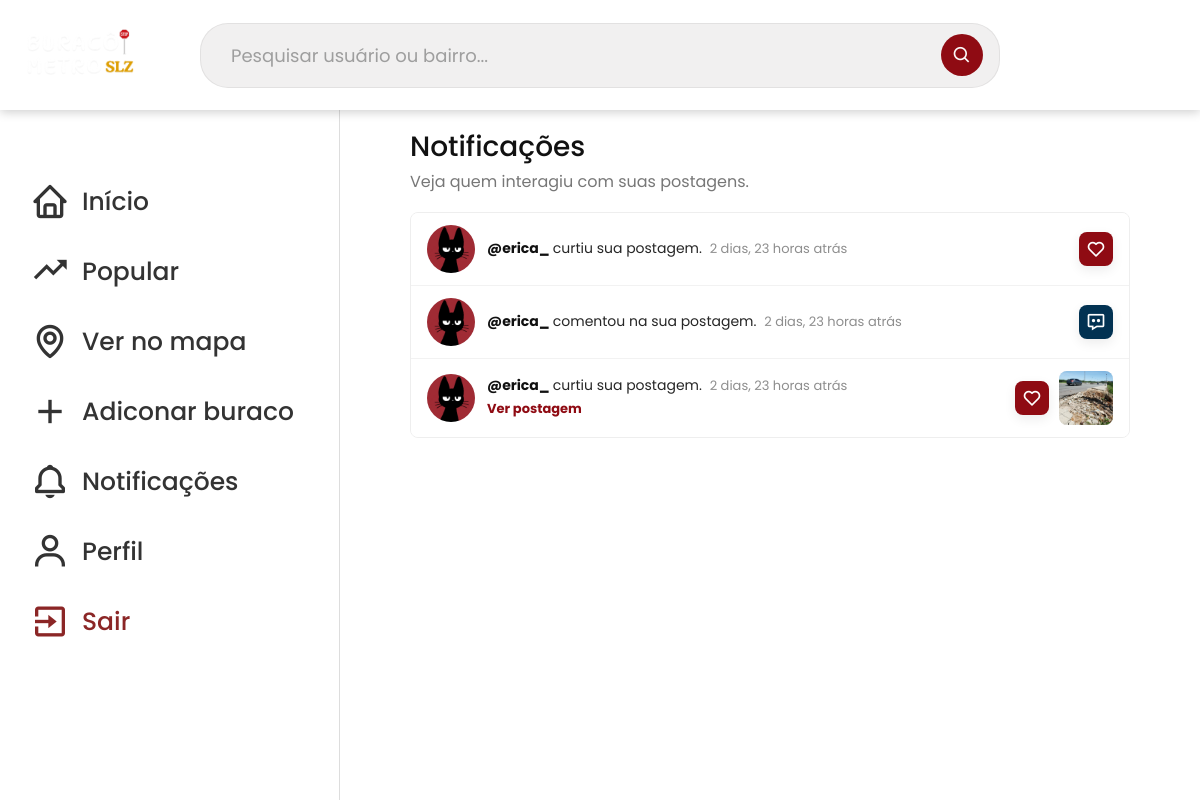
The app's page /principal/notificacoes/ (signed in), older data.
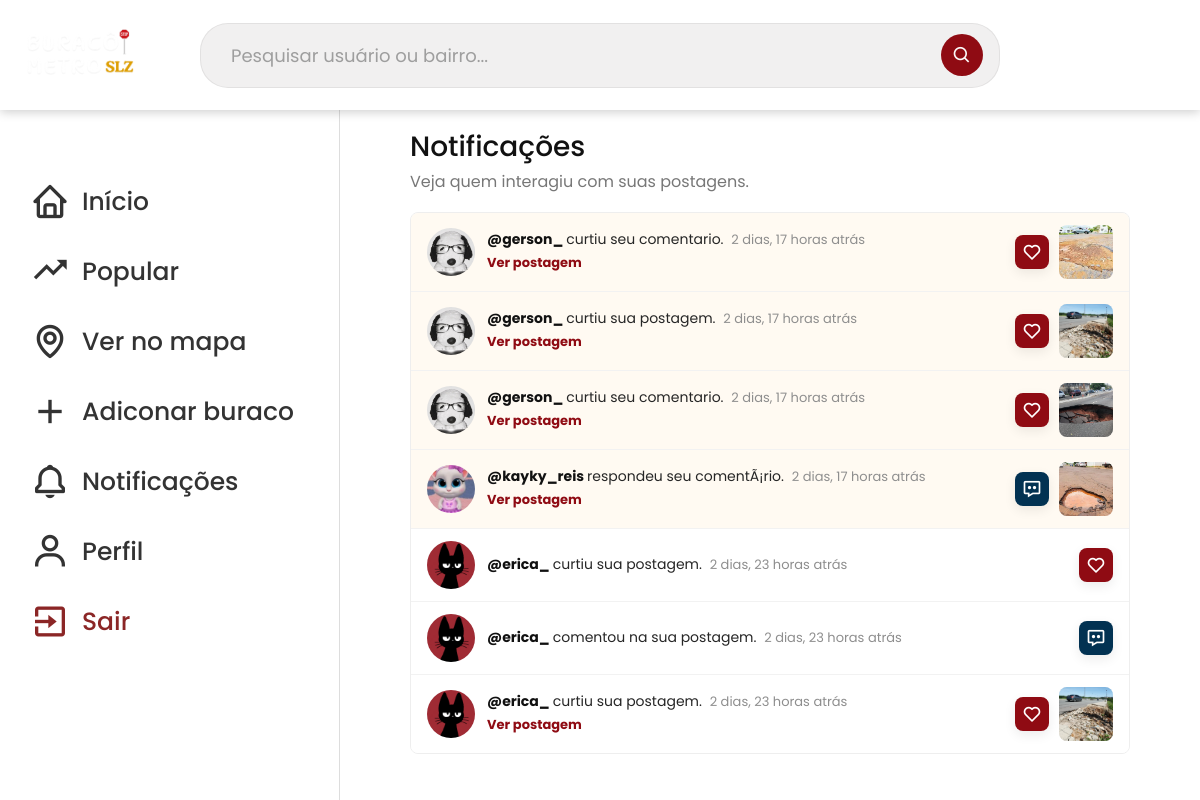
The same page, newer data.
### principal/models.py (models this page shows, shortened)
class Notificacao(models.Model):
    TIPO_CHOICES = [
        ("like", "Curtida"),
        ("like_comentario", "Curtida em comentario"),
        ("comentario", "Comentario"),
        ("resposta_comentario", "Resposta em comentario"),
        ("remocao", "Remocao"),
    ]
    destinatario = models.ForeignKey(
        settings.AUTH_USER_MODEL,
        on_delete=models.CASCADE,
        related_name="notificacoes_recebidas"
    )
    ator = models.ForeignKey(
        settings.AUTH_USER_MODEL,
        on_delete=models.CASCADE,
        related_name="notificacoes_enviadas",
        null=True,
        blank=True
    )
    buraco = models.ForeignKey(
        "buracos.Buraco",
        on_delete=models.SET_NULL,
        related_name="notificacoes",
        null=True,
        blank=True
    )
    comentario = models.ForeignKey(
        "buracos.Comentario",
        on_delete=models.CASCADE,
        related_name="notificacoes",
        null=True,
        blank=True
    )
    tipo = models.CharField(max_length=20, choices=TIPO_CHOICES)
    mensagem = models.CharField(max_length=255)
    lida = models.BooleanField(default=False)
    created_at = models.DateTimeField(auto_now_add=True)
    class Meta:
        ordering = ["-created_at"]

### usuarios/models.py (models this page shows, shortened)
class CustomUser(AbstractUser):
    date_of_birth = models.DateField(null=True, blank=True)
    name = models.CharField(max_length=255, null=True, blank=True)
    foto = models.ImageField(upload_to='perfis/', null=True, blank=True)
    postagens_removidas_por_reporte = models.PositiveIntegerField(default=0)
    objects = UserManager()
    @property
    def verificado(self):
        if self.is_staff or self.is_superuser or self.postagens_removidas_por_reporte > 0:
            return False
        from buracos.models import Buraco
        buracos = Buraco.objects.filter(usuario=self)
        return (
            buracos.count() >= 5
            and buracos.filter(status=Buraco.STATUS_ARRUMADO).exists()
        )

### buracos/models.py (models this page shows, shortened)
class Buraco(models.Model):
    STATUS_NAO_ARRUMADO = "nao_arrumado"
    STATUS_EM_OBRA = "em_obra"
    STATUS_ARRUMADO = "arrumado"
    STATUS_CHOICES = [
        (STATUS_NAO_ARRUMADO, "Ainda nao foi arrumado"),
        (STATUS_EM_OBRA, "Em obra"),
        (STATUS_ARRUMADO, "Ja arrumado"),
    ]
    titulo = models.CharField(max_length=255)
    descricao = models.TextField()
    local = models.CharField(max_length=255)
    endereco = models.CharField(max_length=255)
    url_imagem = models.URLField(blank=True, null=True)
    imagem = models.ImageField(upload_to='buracos/', null=True, blank=True)
    tamanho = models.SmallIntegerField(default=1)
    status = models.CharField(
        max_length=20,
        choices=STATUS_CHOICES,
        default=STATUS_NAO_ARRUMADO
    )
    data_atual = models.DateTimeField(auto_now_add=True)
    created_at = models.DateTimeField(auto_now_add=True)  # Data e hora de criação (preenchido automaticamente)
    updated_at = models.DateTimeField(auto_now=True)  # Data e hora de última atualização (atualizado automaticamente)
    usuario = models.ForeignKey(settings.AUTH_USER_MODEL, on_delete=models.CASCADE, null=True, blank=True)

### principal/views.py (the view)
# urls.py: path('notificacoes/', notificacoesView, name='notificacoesView'),
@login_required
def notificacoesView(request):
    notificacoes = list(
        Notificacao.objects
        .filter(destinatario=request.user)
        .select_related("ator", "buraco", "comentario")
        .order_by("-created_at")
    )
    Notificacao.objects.filter(destinatario=request.user, lida=False).update(lida=True)
    return render(request, "principal/notificacoes.html", {
        "notificacoes": notificacoes,
    })

### principal/context_processors.py (called while the page is built)
def notificacoes_nao_lidas(request):
    if not request.user.is_authenticated:
        return {"notificacoes_nao_lidas": 0}
    return {
        "notificacoes_nao_lidas": Notificacao.objects.filter(
            destinatario=request.user,
            lida=False
        ).count()
    }

### principal/templates/principal/notificacoes.html (shortened to what this page needs)
{% extends 'principal/principal.html' %}
{% load static %}
{% block content %}
<div class="notificacoes-container">
    <div class="notificacoes-topo">
        <h1>Notificações</h1>
        <p>Veja quem interagiu com suas postagens.</p>
    </div>
    <div class="notificacoes-lista">
        {% for notificacao in notificacoes %}
            <article class="notificacao-item {% if not notificacao.lida %}nao-lida{% endif %}">
                <a class="notificacao-avatar" href="{% if notificacao.ator %}{% url 'perfilPublicoView' notificacao.ator.username %}{% else %}#{% endif %}">
                    {% if notificacao.ator and notificacao.ator.foto %}
                        <img src="{{ notificacao.ator.foto.url }}" alt="Foto de perfil">
                    {% elif notificacao.ator %}
                        <span>{{ notificacao.ator.username|slice:":1"|upper }}</span>
                    {% else %}
                        <i class='bx bx-error-circle'></i>
                    {% endif %}
                </a>
                <div class="notificacao-conteudo">
                    <p>
                        {% if notificacao.ator %}
                            <a href="{% url 'perfilPublicoView' notificacao.ator.username %}">
                                @{{ notificacao.ator.username }}
                            </a>
                        {% endif %}
                        {{ notificacao.mensagem }}
                        <span class="notificacao-tempo">{{ notificacao.created_at|timesince }} atrás</span>
                    </p>
                    {% if notificacao.buraco %}
                        <a class="notificacao-post-link" href="{% url 'detalheBuracoView' notificacao.buraco.id %}">
                            Ver postagem
                        </a>
                    {% endif %}
                </div>
                <div class="notificacao-direita">
                    <div class="notificacao-icone {{ notificacao.tipo }}">
                        {% if notificacao.tipo == "like" or notificacao.tipo == "like_comentario" %}
                            <i class='bx bx-heart'></i>
                        {% elif notificacao.tipo == "comentario" or notificacao.tipo == "resposta_comentario" %}
                            <i class='bx bx-message-dots'></i>
                        {% else %}
                            <i class='bx bx-error-circle'></i>
                        {% endif %}
                    </div>
                    {% if notificacao.buraco %}
                        <a class="notificacao-miniatura" href="{% url 'detalheBuracoView' notificacao.buraco.id %}">
                            {% if notificacao.buraco.imagem %}
                                <img src="{{ notificacao.buraco.imagem.url }}" alt="Postagem">
                            {% elif notificacao.buraco.url_imagem %}
                                <img src="{% static 'image-users/' %}{{ notificacao.buraco.url_imagem }}" alt="Postagem">
                            {% endif %}
                        </a>
                    {% endif %}
                </div>
            </article>
        {% empty %}
            <div class="notificacoes-vazias">
                <i class='bx bx-bell-off'></i>
                <h2>Nenhuma notificação ainda</h2>
                <p>Quando alguém curtir ou comentar suas postagens, elas aparecem aqui.</p>
            </div>
        {% endfor %}
    </div>
</div>
{% endblock %}

### principal/templates/principal/principal.html (shortened to what this page needs)
{% load static %}
<!DOCTYPE html>
<html lang="pt-br">
<head>
    <link href="https://cdn.jsdelivr.net/npm/bootstrap@5.3.3/dist/css/bootstrap.min.css" rel="stylesheet">
    <link rel="stylesheet" href="https://unpkg.com/leaflet/dist/leaflet.css" />
    <link rel="stylesheet" href="{% static 'css/principal.css' %}">
    <link href='https://unpkg.com/boxicons@2.1.4/css/boxicons.min.css' rel='stylesheet'>
</head>
<body>
    <header>
        <img id="logo" src="{% static 'imgs/Nosso buraco.png' %}" alt="Logo">
        <form class="search-container" action="{% url 'pesquisaView' %}" method="get">
            <input type="text" name="q" placeholder="Pesquisar usuário ou bairro...">
            <button type="submit">
                <i class='bx bx-search'></i>
            </button>
        </form>
    </header>
    <main>
        <div id="barra-lateral">
            <ul id="lista-botoes">
                <li>
                    <form action="{% url 'inicioView' %}">
                        <button><i class='bx bx-home'></i>
                            <span>Início</span>
                        </button>
                    </form>
                </li>
               <li>
                    <form action="{% url 'popularView' %}">
                        <button><i class='bx bx-trending-up'></i>
                            <span>Popular</span>
                        </button>
                    </form>
               </li>
                <li>
                    <form action="{% url 'verNoMapaView' %}">
                        <button><i class="bx bx-map"></i>
                            <span>Ver no mapa</span>
                        </button>
                    </form>
                </li>
                <li>
                    <form action="{% url 'cadastrarView' %}">
                        <button><i class='bx bx-plus'></i>
                            <span>Adiconar buraco</span>
                        </button>
                    </form>
                </li>
                <li>
                    <form action="{% url 'notificacoesView' %}">
                        <button>
                            <span class="icone-notificacao">
                                <i class='bx bx-bell'></i>
                            </span>
                        <span>Notificações</span>
                        </button>
                    </form>
                </li>
                <li>
                    <form action="{% url 'perfilView' %}">
                        <button><i class="bx bx-user"></i>
                            <span>Perfil</span>
                        </button>
                    </form>
                </li>
                <li>
                    <form action="{% url 'deslogar' %}">
                        <button class="sair"><i class="bx bx-exit"></i>
                            <span>Sair</span>
                        </button>
                    </form>
                </li>
            </ul>
        </div>
        <div id="conteudo" class="container">
            {% block content %}{% endblock %}
        </div>
    </main>
</body>
</html>

Row changes from the older to the newer data that the page shows:
added Notificacao: ator.foto (picture), ator.username "gerson_", mensagem "curtiu seu comentario.", created_at "2 dias, 17 horas", shows "Ver postagem", tipo "like_comentario" (drawn), buraco.url_imagem (picture)
added Notificacao: ator.foto (picture), ator.username "gerson_", mensagem "curtiu sua postagem.", created_at "2 dias, 17 horas", shows "Ver postagem", tipo "like" (drawn), buraco.url_imagem (picture)
added Notificacao: ator.foto (picture), ator.username "gerson_", mensagem "curtiu seu comentario.", created_at "2 dias, 17 horas", shows "Ver postagem", tipo "like_comentario" (drawn), buraco.url_imagem (picture)
added Notificacao: ator.foto (picture), ator.username "kayky_reis", mensagem "respondeu seu comentÃ¡rio.", created_at "2 dias, 17 horas", shows "Ver postagem", tipo "comentario" (drawn), buraco.imagem (picture)
